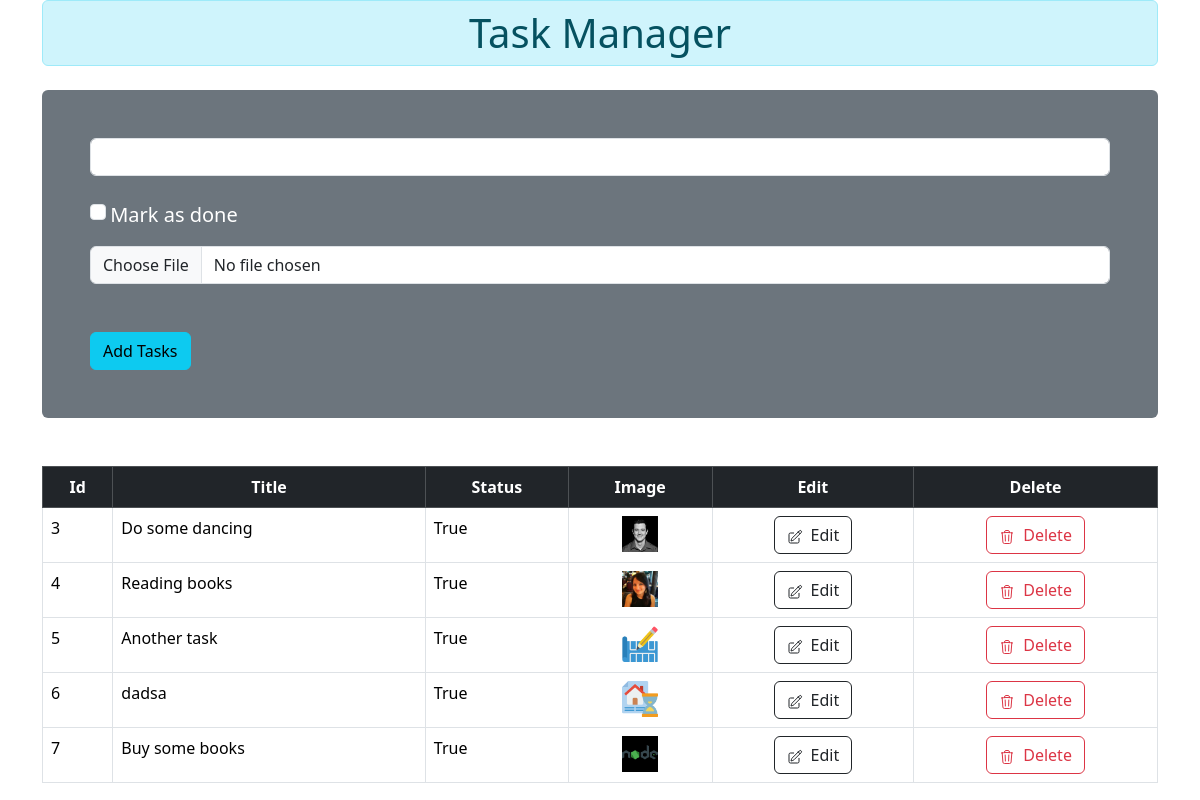
The app's page /, older data.
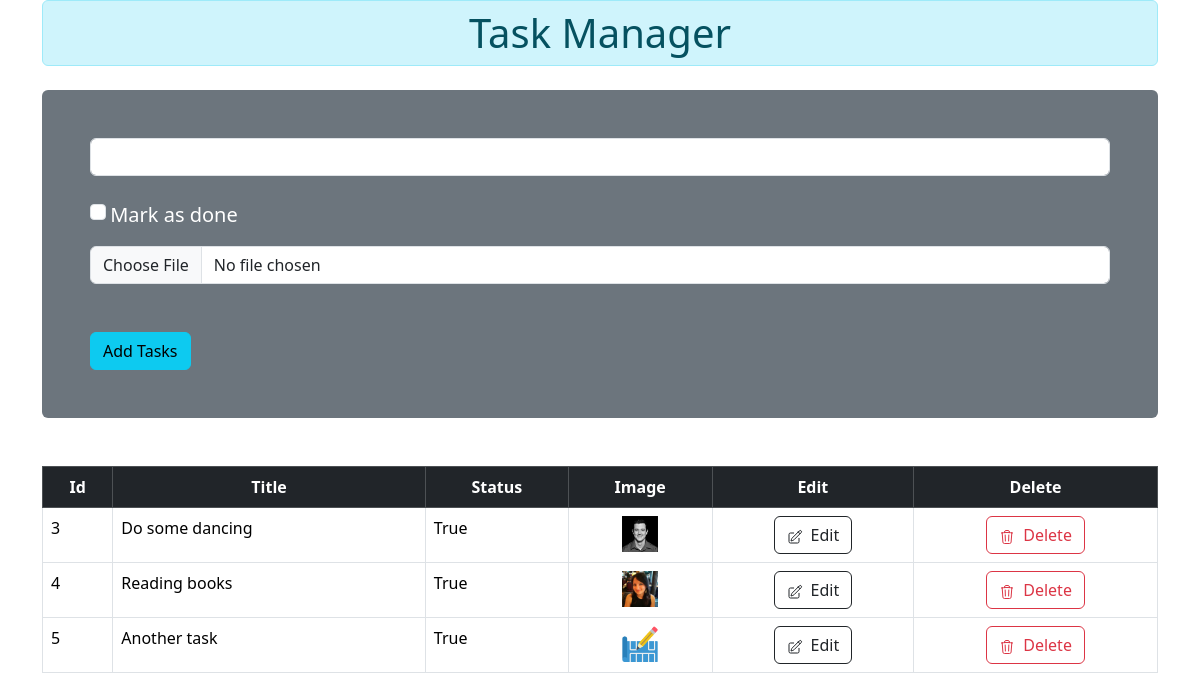
The same page, newer data.
### tasklist/models.py (models this page shows)
class Tasks(models.Model):
    title = models.CharField(max_length=200)
    done = models.BooleanField(default=False)
    img = models.ImageField(upload_to="images", blank=True)

### tasklist/views.py (the view, shortened to what this page needs)
# urls.py: path('', views.index, name="home"),
def index(request):
    taskList = Tasks.objects.all()
    return render(request, 'home.html', {'taskList': taskList})

### tasklist/templates/home.html (shortened to what this page needs)
{% extends "base.html" %}
{% block main %}
    <div class="container">
        <h1 class="alert alert-info py-2 px-5 text-center">Task Manager</h1>
        <div class="mt-4 p-5 bg-secondary text-white rounded">
            <form method="POST" enctype="multipart/form-data">
                <input type="text" name="title" class="form-control"> <br>
                <input class="form-check-input" type="checkbox" name="done" id="done">
                <label class="mb-3 fs-5" for="done">Mark as done</label>
                <input class="form-control" type="file" name="img">
                <input class="btn btn-info mt-5" type="submit" value="Add Tasks">
            </form>
          </div>
          <table class="table table-bordered mt-5">
            <thead>
                <tr class="table-dark text-center">
                    <th>Id</th>
                    <th>Title</th>
                    <th>Status</th>
                    <th>Image</th>
                    <th>Edit</th>
                    <th>Delete</th>
                </tr>
            </thead>
            <tbody>
                {% for task in taskList %}
                    <tr>
                        <td>{{task.id}}</td>
                        <td>{{task.title}}</td>
                        <td>{{task.done}}</td>
                        <td class="text-center">
                            <a href="{{task.img.url}}"><img width='36px' height='36px' src="{{task.img.url}}" alt="img"></a>
                        </td>
                        <td class="text-center">
                            <a href="{% url 'edit-task' task.id %}">
                                <button class="btn btn-outline-dark">
                                    <div class="d-flex justify-content-center align-items-center gap-2">
                                        <span> </span>
                                        <span>Edit</span>
                                    </div>
                                </button>
                            </a>
                        </td>
                        <td class="text-center">
                            <a href="{% url 'delete-task' task.id %}">
                                <button class="btn btn-outline-danger">
                                    <div class="d-flex justify-content-center align-items-center gap-2">
                                        <span>
                                          </span>
                                        <span>Delete</span>
                                    </div>
                                </button>
                            </a>
                        </td>
                    </tr>
                {% endfor %}
            </tbody>
        </table>
    </div>
{% endblock main %}

### templates/base.html (shortened to what this page needs)
<!doctype html>
<html lang="en">
  <head>
    <link href="https://cdn.jsdelivr.net/npm/bootstrap@5.3.2/dist/css/bootstrap.min.css" rel="stylesheet">
  </head>
  <body>
    {% block main %}{% endblock main %}
  </body>
</html>

Row changes from the older to the newer data that the page shows:
removed Tasks: id "6", title "dadsa", done "True", img (picture)
removed Tasks: id "7", title "Buy some books", done "True", img (picture)
